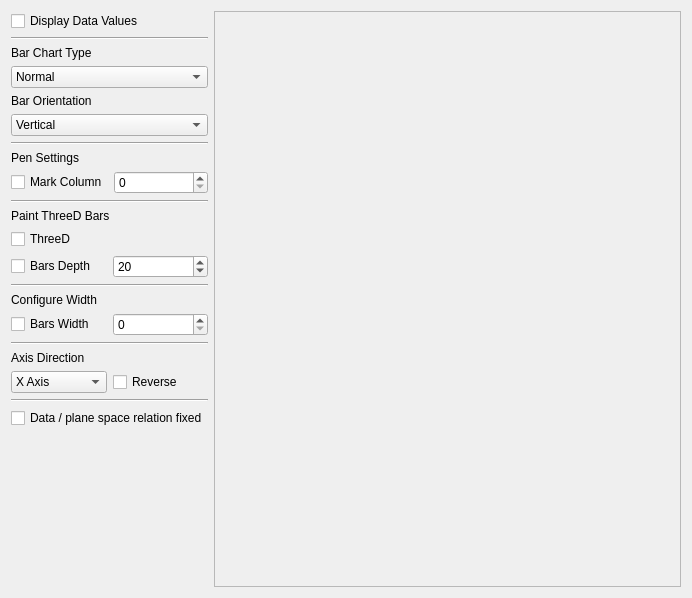
<?xml version="1.0" encoding="UTF-8"?>
<ui version="4.0">
 <class>MainWindow</class>
 <widget class="QWidget" name="MainWindow">
  <property name="geometry">
   <rect>
    <x>0</x>
    <y>0</y>
    <width>692</width>
    <height>598</height>
   </rect>
  </property>
  <property name="windowTitle">
   <string>Bar Chart </string>
  </property>
  <property name="windowIcon">
   <iconset>
    <normaloff>.</normaloff>.</iconset>
  </property>
  <layout class="QHBoxLayout" name="horizontalLayout_2">
   <item>
    <layout class="QVBoxLayout" name="verticalLayout_2">
     <item>
      <widget class="QCheckBox" name="paintValuesCB">
       <property name="text">
        <string>Display Data Values</string>
       </property>
      </widget>
     </item>
     <item>
      <widget class="Line" name="line_3">
       <property name="orientation">
        <enum>Qt::Horizontal</enum>
       </property>
      </widget>
     </item>
     <item>
      <layout class="QVBoxLayout">
       <property name="spacing">
        <number>6</number>
       </property>
       <item>
        <widget class="QLabel" name="barTypeLB">
         <property name="text">
          <string>Bar Chart Type</string>
         </property>
        </widget>
       </item>
       <item>
        <widget class="QComboBox" name="barTypeCB">
         <item>
          <property name="text">
           <string>Normal</string>
          </property>
         </item>
         <item>
          <property name="text">
           <string>Stacked</string>
          </property>
         </item>
         <item>
          <property name="text">
           <string>Percent</string>
          </property>
         </item>
        </widget>
       </item>
       <item>
        <widget class="QLabel" name="barOrientationLB">
         <property name="text">
          <string>Bar Orientation</string>
         </property>
        </widget>
       </item>
       <item>
        <widget class="QComboBox" name="barOrientationCB">
         <item>
          <property name="text">
           <string>Vertical</string>
          </property>
         </item>
         <item>
          <property name="text">
           <string>Horizontal</string>
          </property>
         </item>
        </widget>
       </item>
      </layout>
     </item>
     <item>
      <widget class="Line" name="line">
       <property name="orientation">
        <enum>Qt::Horizontal</enum>
       </property>
      </widget>
     </item>
     <item>
      <layout class="QVBoxLayout">
       <property name="spacing">
        <number>6</number>
       </property>
       <item>
        <widget class="QLabel" name="penLabel">
         <property name="text">
          <string>Pen Settings</string>
         </property>
        </widget>
       </item>
       <item>
        <layout class="QHBoxLayout">
         <property name="spacing">
          <number>6</number>
         </property>
         <item>
          <widget class="QCheckBox" name="markColumnCB">
           <property name="text">
            <string>Mark Column</string>
           </property>
          </widget>
         </item>
         <item>
          <widget class="QSpinBox" name="markColumnSB">
           <property name="maximum">
            <number>3</number>
           </property>
          </widget>
         </item>
        </layout>
       </item>
      </layout>
     </item>
     <item>
      <widget class="Line" name="line_2">
       <property name="orientation">
        <enum>Qt::Horizontal</enum>
       </property>
      </widget>
     </item>
     <item>
      <layout class="QVBoxLayout">
       <property name="spacing">
        <number>6</number>
       </property>
       <item>
        <widget class="QLabel" name="threeDLB">
         <property name="text">
          <string>Paint ThreeD Bars</string>
         </property>
        </widget>
       </item>
       <item>
        <widget class="QCheckBox" name="paintThreeDBarsCB">
         <property name="text">
          <string>ThreeD</string>
         </property>
        </widget>
       </item>
       <item>
        <layout class="QHBoxLayout">
         <property name="spacing">
          <number>6</number>
         </property>
         <item>
          <widget class="QCheckBox" name="threeDDepthCB">
           <property name="text">
            <string>Bars Depth</string>
           </property>
          </widget>
         </item>
         <item>
          <widget class="QSpinBox" name="depthSB">
           <property name="value">
            <number>20</number>
           </property>
          </widget>
         </item>
        </layout>
       </item>
      </layout>
     </item>
     <item>
      <widget class="Line" name="line_4">
       <property name="orientation">
        <enum>Qt::Horizontal</enum>
       </property>
      </widget>
     </item>
     <item>
      <layout class="QVBoxLayout">
       <property name="spacing">
        <number>6</number>
       </property>
       <item>
        <widget class="QLabel" name="widthLB">
         <property name="text">
          <string>Configure Width</string>
         </property>
        </widget>
       </item>
       <item>
        <layout class="QHBoxLayout">
         <property name="spacing">
          <number>6</number>
         </property>
         <item>
          <widget class="QCheckBox" name="widthCB">
           <property name="text">
            <string>Bars Width</string>
           </property>
          </widget>
         </item>
         <item>
          <widget class="QSpinBox" name="widthSB"/>
         </item>
        </layout>
       </item>
      </layout>
     </item>
     <item>
      <widget class="Line" name="line_5">
       <property name="orientation">
        <enum>Qt::Horizontal</enum>
       </property>
      </widget>
     </item>
     <item>
      <layout class="QVBoxLayout" name="verticalLayout">
       <item>
        <widget class="QLabel" name="label">
         <property name="text">
          <string>Axis Direction</string>
         </property>
        </widget>
       </item>
       <item>
        <layout class="QHBoxLayout" name="horizontalLayout">
         <item>
          <widget class="QComboBox" name="axes">
           <item>
            <property name="text">
             <string>X Axis</string>
            </property>
           </item>
           <item>
            <property name="text">
             <string>Y Axis</string>
            </property>
           </item>
          </widget>
         </item>
         <item>
          <widget class="QCheckBox" name="reverse">
           <property name="text">
            <string>Reverse</string>
           </property>
          </widget>
         </item>
        </layout>
       </item>
      </layout>
     </item>
     <item>
      <widget class="Line" name="line_6">
       <property name="orientation">
        <enum>Qt::Horizontal</enum>
       </property>
      </widget>
     </item>
     <item>
      <widget class="QCheckBox" name="fixPlaneSizeCB">
       <property name="text">
        <string>Data / plane space relation fixed</string>
       </property>
      </widget>
     </item>
     <item>
      <spacer>
       <property name="orientation">
        <enum>Qt::Vertical</enum>
       </property>
       <property name="sizeHint" stdset="0">
        <size>
         <width>171</width>
         <height>51</height>
        </size>
       </property>
      </spacer>
     </item>
    </layout>
   </item>
   <item>
    <widget class="QSplitter" name="splitter">
     <property name="orientation">
      <enum>Qt::Horizontal</enum>
     </property>
     <widget class="QFrame" name="chartFrame">
      <property name="minimumSize">
       <size>
        <width>300</width>
        <height>400</height>
       </size>
      </property>
      <property name="frameShape">
       <enum>QFrame::StyledPanel</enum>
      </property>
      <property name="frameShadow">
       <enum>QFrame::Raised</enum>
      </property>
     </widget>
    </widget>
   </item>
  </layout>
 </widget>
 <resources>
  <include location="BarChart.qrc"/>
 </resources>
 <connections/>
</ui>
